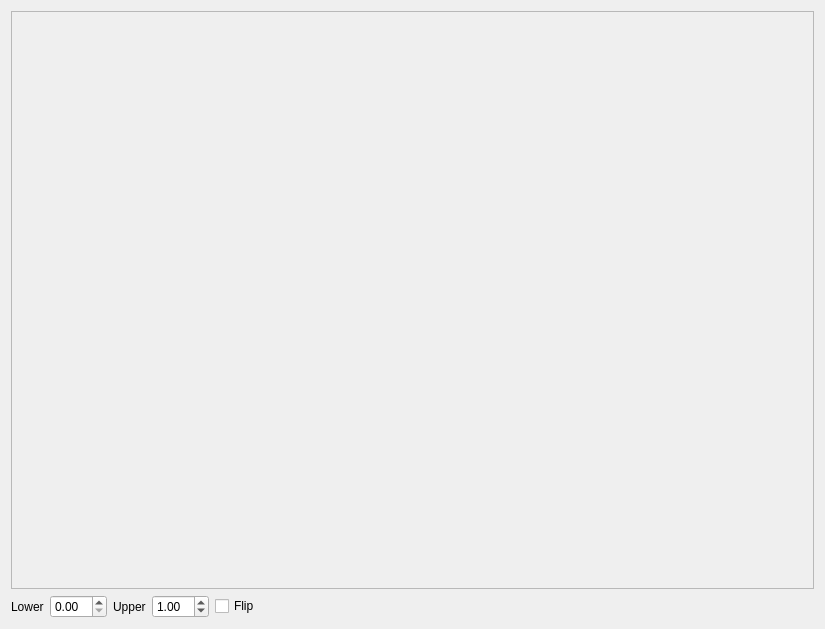
<?xml version="1.0" encoding="UTF-8"?>
<ui version="4.0">
 <class>ImageViewer</class>
 <widget class="QDialog" name="ImageViewer">
  <property name="geometry">
   <rect>
    <x>0</x>
    <y>0</y>
    <width>825</width>
    <height>629</height>
   </rect>
  </property>
  <property name="windowTitle">
   <string>ApiTrace Surface Viewer</string>
  </property>
  <layout class="QVBoxLayout" name="verticalLayout">
   <item>
    <widget class="QScrollArea" name="scrollArea">
     <property name="widgetResizable">
      <bool>true</bool>
     </property>
     <widget class="QWidget" name="scrollAreaWidgetContents">
      <property name="geometry">
       <rect>
        <x>0</x>
        <y>0</y>
        <width>805</width>
        <height>575</height>
       </rect>
      </property>
      <layout class="QVBoxLayout" name="verticalLayout_2">
       <item>
        <widget class="QLabel" name="imageLabel">
         <property name="text">
          <string/>
         </property>
         <property name="alignment">
          <set>Qt::AlignCenter</set>
         </property>
        </widget>
       </item>
      </layout>
     </widget>
    </widget>
   </item>
   <item>
    <layout class="QHBoxLayout" name="horizontalLayout">
     <item>
      <widget class="QLabel" name="lowerLabel">
       <property name="text">
        <string>Lower</string>
       </property>
      </widget>
     </item>
     <item>
      <widget class="QDoubleSpinBox" name="lowerSpinBox">
       <property name="singleStep">
        <double>0.100000000000000</double>
       </property>
      </widget>
     </item>
     <item>
      <widget class="QLabel" name="upperLabel">
       <property name="text">
        <string>Upper</string>
       </property>
      </widget>
     </item>
     <item>
      <widget class="QDoubleSpinBox" name="upperSpinBox">
       <property name="singleStep">
        <double>0.100000000000000</double>
       </property>
       <property name="value">
        <double>1.000000000000000</double>
       </property>
      </widget>
     </item>
     <item>
      <widget class="QCheckBox" name="flipCheckBox">
       <property name="text">
        <string>Flip</string>
       </property>
      </widget>
     </item>
     <item>
      <spacer name="horizontalSpacer">
       <property name="orientation">
        <enum>Qt::Horizontal</enum>
       </property>
       <property name="sizeHint" stdset="0">
        <size>
         <width>40</width>
         <height>20</height>
        </size>
       </property>
      </spacer>
     </item>
    </layout>
   </item>
  </layout>
 </widget>
 <resources/>
 <connections/>
</ui>
